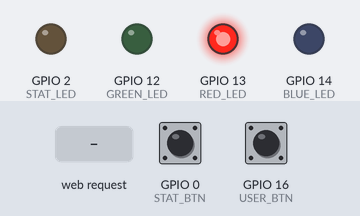
A sketch run on a simulated ESP8266 (NodeMCU). Parts: output pins drawn as LEDs (lit = HIGH). Inputs (shaded band) come from the test bench; at power-on: GPIO 0 (STAT_BTN) HIGH, GPIO 16 (USER_BTN) HIGH. WiFi joins after 1.5 s; servers stay silent unless stated; what the sketch prints to the serial monitor is not drawn.

Above: at 2.7 s.
2.8 s: HTTP request GET /in received
At 3.9 s:
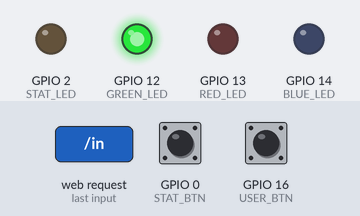
4.3 s: HTTP request GET /out received
At 5.1 s:
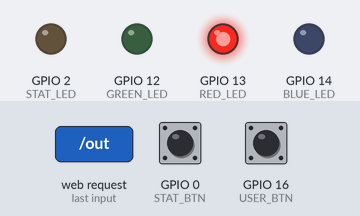
Timing chart, 0 to 7.3 s (numbered marks = the images above; inputs shaded):
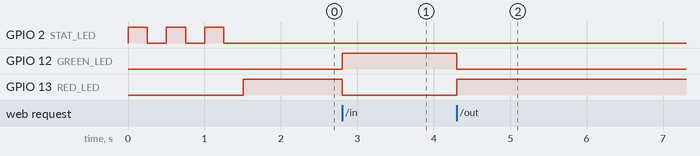

Measured:
- after the input at 2.8 s, GPIO 12 (GREEN_LED): LOW → HIGH at once; GPIO 13 (RED_LED): HIGH → LOW at once
- after the input at 4.3 s, GPIO 12 (GREEN_LED): HIGH → LOW at once; GPIO 13 (RED_LED): LOW → HIGH at once

The sketch:

ESP_Firmware.ino
```cpp
#include <WiFiClient.h>
#include <ESP8266WiFi.h>
#include <ESP8266WebServer.h>


String noPage = "";
String yesPage = "";
byte mikeFlag = false;
const byte STAT_BTN = 0;
const byte STAT_LED = 2;
const byte RED_LED = 13;
const byte BLUE_LED = 14;
const byte USER_BTN = 16;
const byte GREEN_LED = 12;
unsigned long counter = 0;
const char* password = "";
const char* ssid = "RIT-Legacy";


ESP8266WebServer server(80);


void handleRoot() {
  if (mikeFlag) server.send(200, "text/html", yesPage);
  else server.send(200, "text/html", noPage);
}


void mikeIn () {
  mikeFlag = true;
  server.send(200, "text/plain", "Status changed to Mike is here!");
}


void mikeOut () {
  mikeFlag = false;
  server.send(200, "text/plain", "Status changed to Mike is not here!");
}


void setup(void) {
  yesPage += "<html><head><meta http-equiv='refresh' content='5'><title>IsMikeHere";
  yesPage += "</title><style>body {background-color: #00FF44; text-align: center;}";
  yesPage += "p {color: black; font-weight: bold; font-size: 200px;}";
  yesPage += "</style></head><body><br><br><br><p>YES!</p></body></html>";

  noPage += "<html><head><meta http-equiv='refresh' content='5'><title>IsMikeHere";
  noPage += "</title><style>body {background-color: #FF0000; text-align: center;}";
  noPage += "p {color: black; font-weight: bold; font-size: 200px;}";
  noPage += "</style></head><body><br><br><br><p>NO!</p></body></html>";

  Serial.begin(115200); Serial.print("\n\r");

  pinMode(USER_BTN, INPUT);
  pinMode(RED_LED, OUTPUT); digitalWrite(RED_LED, LOW);
  pinMode(BLUE_LED, OUTPUT); digitalWrite(BLUE_LED, LOW);
  pinMode(STAT_LED, OUTPUT); digitalWrite(STAT_LED, HIGH);
  pinMode(GREEN_LED, OUTPUT); digitalWrite(GREEN_LED, LOW);

  WiFi.begin(ssid, password);

  Serial.print("Connecting to: "); Serial.print(ssid); Serial.print("\n\r");
  while (WiFi.status() != WL_CONNECTED) {
    delay(250); Serial.print(".");
    digitalWrite(STAT_LED, !digitalRead(STAT_LED));
  }
  digitalWrite(STAT_LED, LOW);
  Serial.print("\n\r Connected to: "); Serial.print(ssid); Serial.print("\n\r");
  Serial.print("IP address: "); Serial.print(WiFi.localIP()); Serial.print("\n\r");

  server.on("/in", mikeIn);  //please dont abuse this, it helps the people in the lab
  server.on("/out", mikeOut);    //please dont abuse this, it helps the people in the lab
  server.on("/", handleRoot);
  server.begin();

  Serial.print("HTTP server started");  Serial.print("\n\r");
  Serial.print("Go to 'ismikehere.today'");  Serial.print("\n\r");
}


void loop(void) {
  server.handleClient();
  if (digitalRead(STAT_BTN) == 0 && counter > 30000) {
    Serial.print("\n\rConnected to: "); Serial.print(ssid); Serial.print("\n\r");
    Serial.print("IP address: "); Serial.print(WiFi.localIP()); Serial.print("\n\r");
    counter = 0;
  }
  if (digitalRead(USER_BTN) == 0 && counter > 30000) {
    counter = 0; mikeFlag = !mikeFlag;
  }
  if (mikeFlag) {
    digitalWrite(RED_LED, LOW); digitalWrite(GREEN_LED, HIGH);
  }
  else {
    digitalWrite(RED_LED, HIGH); digitalWrite(GREEN_LED, LOW);
  }
  counter++;
}
```
